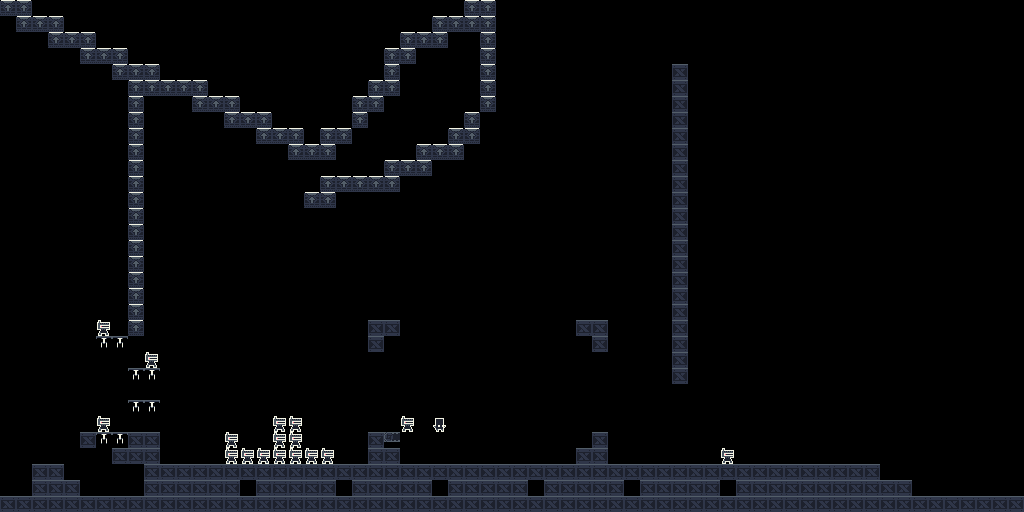

The image is a tile-based game level rendered from a .tmx file. Its description and source (layers, tilesets, objects; grid data summarised) follow:
An orthogonal 64x32 tile map with 16x16 px tiles, 3 tile layers (static, objects, foregound).

<map version="1.2" tiledversion="1.2.2" orientation="orthogonal" renderorder="right-down" width="64" height="32" tilewidth="16" tileheight="16" infinite="0" nextlayerid="6" nextobjectid="1">
 <tileset firstgid="1" source="industrial.tsx" />
 <layer id="3" name="static" width="64" height="32">
  <data>[2048 cells, 289 non-empty, 3 distinct tile ids]</data>
 </layer>
 <layer id="4" name="objects" width="64" height="32">
  <data>[2048 cells, 19 non-empty, 3 distinct tile ids]</data>
 </layer>
 <layer id="5" name="foregound" width="64" height="32">
  <data>[2048 cells, 0 non-empty, 0 distinct tile ids]</data>
 </layer>
</map>
